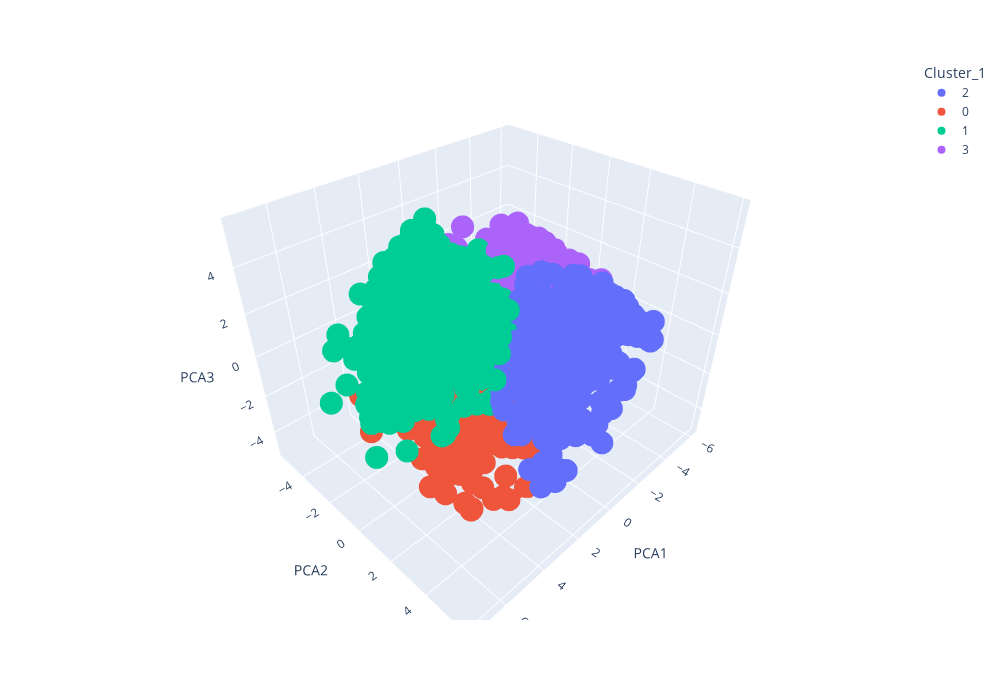

Notebook code cell kept with this figure:
### Code cell
# 3d scatterplot using plotly.express
df_final['Cluster_1'] = df_final['Cluster_1'].astype('category')
fig = px.scatter_3d(df_final, x="PCA1", y="PCA2", z="PCA3", color="Cluster_1")
fig.update_layout(width=1000, height=700)
fig.show()

### Figure 1 — Plotly figure (JSON) as saved in the notebook; plotly's stock layout.template omitted (floating-point values rounded to 4 significant figures; data arrays with more than 128 entries replaced by an {"elided": "..."} marker saying what was removed)
{"data": [{"hovertemplate": "Cluster_1=2<br>PCA1=%{x}<br>PCA2=%{y}<br>PCA3=%{z}<extra></extra>", "legendgroup": "2", "marker": {"color": "#636efa", "symbol": "circle"}, "mode": "markers", "name": "2", "scene": "scene", "showlegend": true, "type": "scatter3d", "x": {"elided": "554 float values"}, "y": {"elided": "554 float values"}, "z": {"elided": "554 float values"}}, {"hovertemplate": "Cluster_1=0<br>PCA1=%{x}<br>PCA2=%{y}<br>PCA3=%{z}<extra></extra>", "legendgroup": "0", "marker": {"color": "#EF553B", "symbol": "circle"}, "mode": "markers", "name": "0", "scene": "scene", "showlegend": true, "type": "scatter3d", "x": {"elided": "619 float values"}, "y": {"elided": "619 float values"}, "z": {"elided": "619 float values"}}, {"hovertemplate": "Cluster_1=1<br>PCA1=%{x}<br>PCA2=%{y}<br>PCA3=%{z}<extra></extra>", "legendgroup": "1", "marker": {"color": "#00cc96", "symbol": "circle"}, "mode": "markers", "name": "1", "scene": "scene", "showlegend": true, "type": "scatter3d", "x": {"elided": "585 float values"}, "y": {"elided": "585 float values"}, "z": {"elided": "585 float values"}}, {"hovertemplate": "Cluster_1=3<br>PCA1=%{x}<br>PCA2=%{y}<br>PCA3=%{z}<extra></extra>", "legendgroup": "3", "marker": {"color": "#ab63fa", "symbol": "circle"}, "mode": "markers", "name": "3", "scene": "scene", "showlegend": true, "type": "scatter3d", "x": {"elided": "679 float values"}, "y": {"elided": "679 float values"}, "z": {"elided": "679 float values"}}], "layout": {"height": 700, "legend": {"title": {"text": "Cluster_1"}, "tracegroupgap": 0}, "margin": {"t": 60}, "scene": {"domain": {"x": [0, 1], "y": [0, 1]}, "xaxis": {"title": {"text": "PCA1"}}, "yaxis": {"title": {"text": "PCA2"}}, "zaxis": {"title": {"text": "PCA3"}}}, "width": 1000}}
